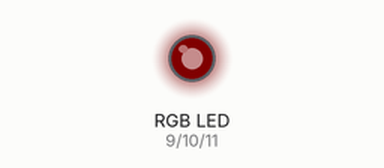
Simulated run of this sketch. Board: Arduino Uno, built with avr-gcc and run on an emulated ATmega328P. Shown: an RGB LED mixed from three pins (HIGH = lit). Dim RGB values are drawn brighter than linear.

Above: at 0.05 s.
At 1.0 s:
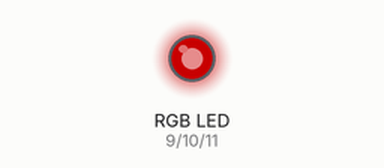
At 1.95 s:
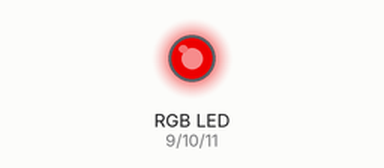
At 3.85 s:
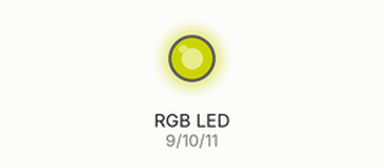
At 5.75 s:
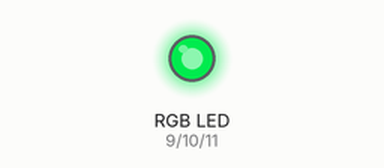
At 7.65 s:
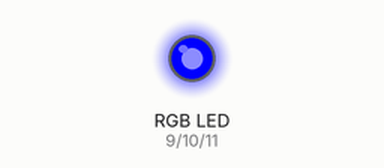
Timing chart, 0 to 10.0 s (numbered marks = the images above):
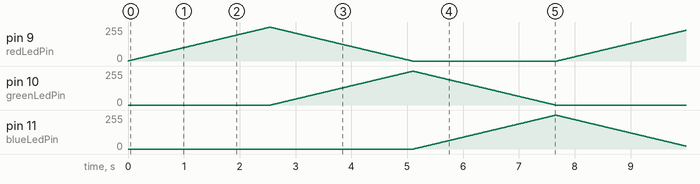

The sketch:

rgb.ino
```cpp
// constants won't change. They're used here to set pin numbers:
const int redLedPin =  9;      // the number of the red LED pin
const int greenLedPin =  10;      // the number of the yellow LED pin
const int blueLedPin =  11;      // the number of the green LED pin
int redValue = 0;
int greenValue = 0;
int blueValue = 0;
int i = 0;

void setColor(int red, int green, int blue) {
  analogWrite(redLedPin, red);
  analogWrite(greenLedPin, green);
  analogWrite(blueLedPin, blue);
}

void setup() {
  // initialize the LED pins as an outputs:
  pinMode(redLedPin, OUTPUT);
  pinMode(blueLedPin, OUTPUT);
  pinMode(greenLedPin, OUTPUT);
  randomSeed(analogRead(0));
}

void loop() {
  i++;
  if (i < 255) {
    redValue++;
  }
  else if (redValue <= 0) {
    redValue = 0;
  }
  else {
    redValue --;
  }
  if (i > 255 && i < 510) {
    greenValue++;
  }
  else if (greenValue <= 0) {
    greenValue = 0;
  }
  else {
    greenValue --;
  }
  if (i > 510 && i < 765) {
    blueValue++;
  }
  else if (blueValue <= 0) {
    blueValue = 0;
  }
  else {
    blueValue --;
  }
  if (i > 765) {
    i = 0;
  }

  setColor(redValue, greenValue, blueValue);
  delay(10);
}
```
